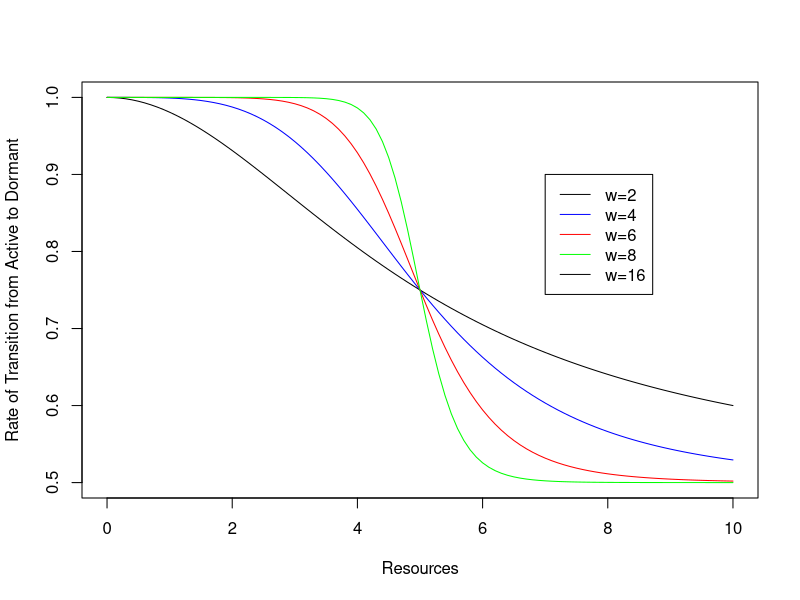
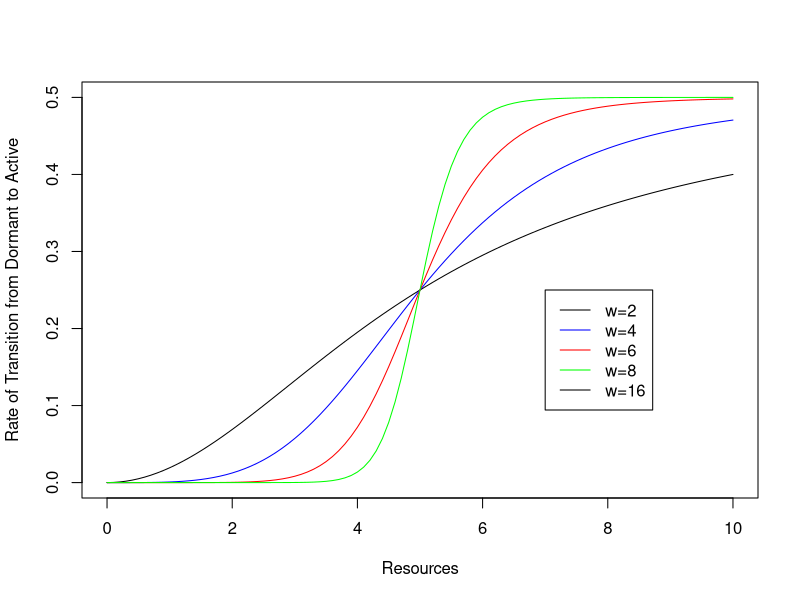
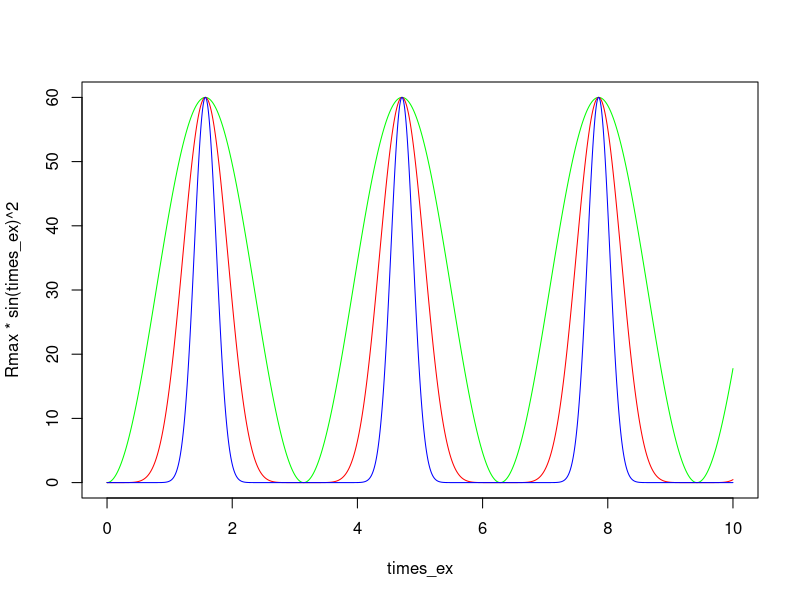
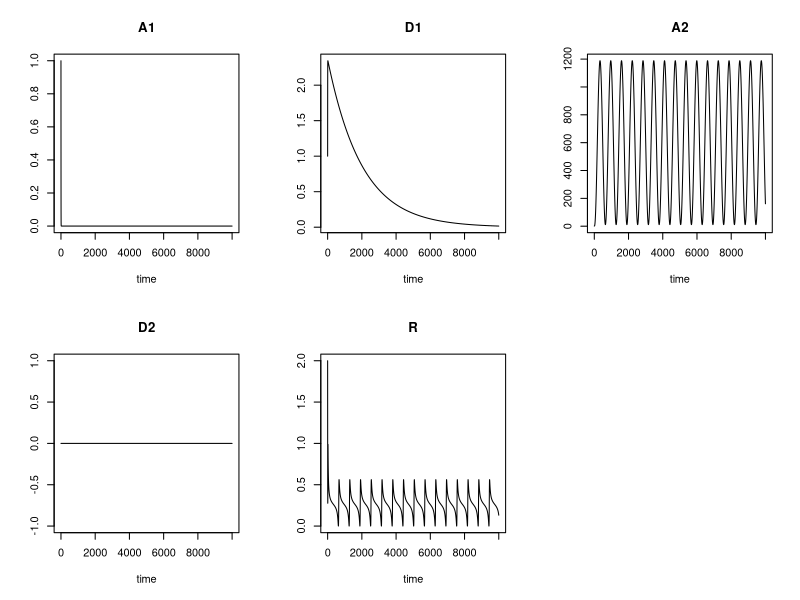
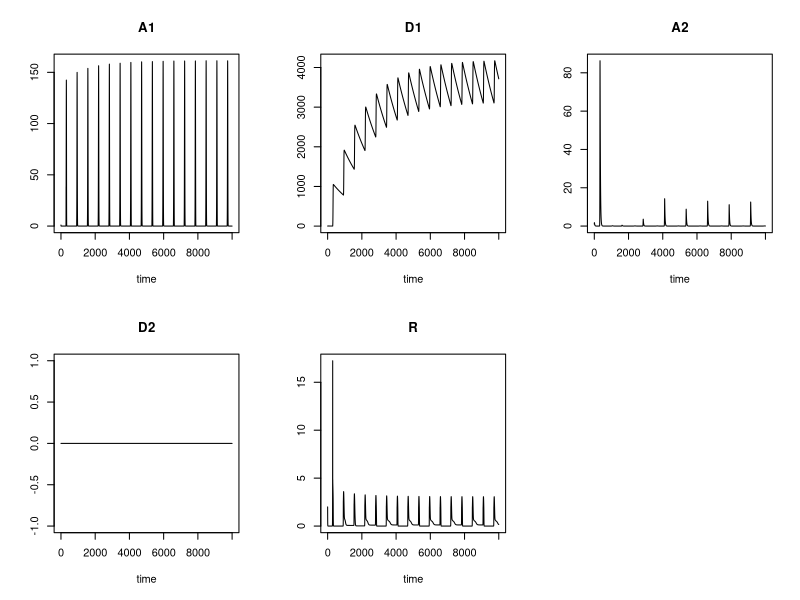
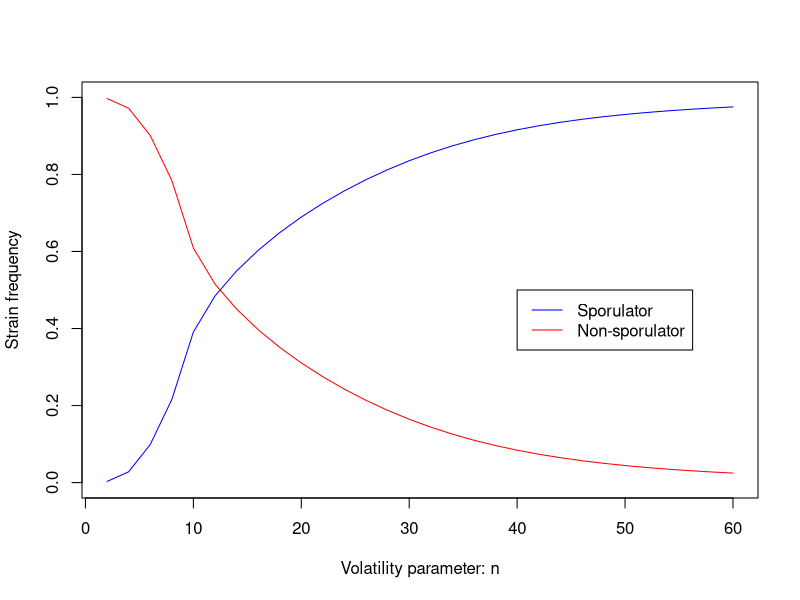

These figures' R source, in order: (Note: this script raises an error after producing the figures.)
#Clear environment
rm(list=ls())
#Necessary libraries
library(deSolve)

#Define dormancy and competition model. The differential equation is a function
#of time, a vector of state variables (y), and parameters
Dorm = function(t,y,params){
  #Tell R what the 5 state variables are.
  A1 = y[1]; D1 = y[2]; A2 = y[3]; D2 = y[4]; R = y[5];
  with(
    as.list(params),
{
  #Define the equation governing the rate of change of each state variable
  dA1 = e*cmax*A1*R/(R+h)-rad1*(1-R^w/(R^w+K1^w))*A1+rda1*R^w/(R^w+K1^w)*D1-mA*A1
  dD1 = rad1*(1-R^w/(R^w+K1^w))*A1-rda1*R^w/(R^w+K1^w)*D1-mD*D1
  dA2 = e*cmax*A2*R/(R+h)-rad2*(1-R^w/(R^w+K2^w))*A2+rda2*R^w/(R^w+K2^w)*D2-mA*A2
  dD2 = rad2*(1-R^w/(R^w+K2^w))*A2-rda2*R^w/(R^w+K2^w)*D2-mD*D2
  
  #Resource influx oscillates through time. A peak in resource influx occurs 
  #every few hundred time units
  dR = Rmax*sin(t/200)^n-cmax*A1*R/(R+h)-cmax*A2*R/(R+h)
  res = c(dA1,dD1,dA2,dD2,dR)
  list(res)
}
  )
}

#Explanation of parameters and values used

#Efficiency of converting resources to bacteria
e = 1

#Maximum consumption rate of resources by bacteria
cmax = 1

#Half-saturation constant of resource uptake by bacteria
h = 5

#Maximum rate at which active bacteria of strain i transition to dormancy.
#Strain w does not exhibit dormancy under these parameters.
rad1 = 0.5
rad2 = 0

#Maximum rate at which dormant bacteria of strain i resuscitate
rda1 = 0.1
rda2 = 0

#Steepness of transition rate's dependence on resources
w = 5

#Half-saturation constant for transition from active to dormant 
#or vice versa for genotype i
K1 = 5
K2 = 5 

#Example plot showing the effect of this m parameter
#Example vector of resources
R1 = seq(from=0,to=10,by=0.1)

plot(R1,1-rad1*R1^2/(R1^2+K1^2),type="l",ylim=c(.5,1),xlab="Resources",ylab="Rate of Transition from Active to Dormant")
points(R1,1-rad1*R1^4/(R1^4+K1^4),type="l",col="blue")
points(R1,1-rad1*R1^8/(R1^8+K1^8),type="l",col="red")
points(R1,1-rad1*R1^16/(R1^16+K1^16),type="l",col="green")
legend(7,.9,lty=1,col=c("black","blue","red","green"),legend=c("w=2","w=4","w=6","w=8","w=16"))

plot(R1,rad1*R1^2/(R1^2+K1^2),type="l",ylim=c(0,.5),xlab="Resources",ylab="Rate of Transition from Dormant to Active")
points(R1,rad1*R1^4/(R1^4+K1^4),type="l",col="blue")
points(R1,rad1*R1^8/(R1^8+K1^8),type="l",col="red")
points(R1,rad1*R1^16/(R1^16+K1^16),type="l",col="green")
legend(7,.25,lty=1,col=c("black","blue","red","green"),legend=c("w=2","w=4","w=6","w=8","w=16"))

#Background mortality rate of active bacteria or dormant bacteria
mA = 0.05
mD = 0.0005

#Maximum rate of inflow of resources
Rmax = 60


#This parameter determines the sharpness of resources influx peaks. This parameter
#should be even so that sin(t/200)^n is always non-negative and thus resource influx
#is never negative.
n = 4

#Plot to show the effect of the parameter n
#Example time series
times_ex = seq(from=0,to=10,by=.001)

par(mfrow=c(1,1))
plot(times_ex,Rmax*sin(times_ex)^2,type="l",col="green")
points(times_ex,Rmax*sin(times_ex)^8,type="l",col="red")
points(times_ex,Rmax*sin(times_ex)^32,type="l",col="blue")

#Define a vector of time values over which to simulate
times=seq(from=0,to=10000,by=1)


#Simulate the model. These simulations took about 6 minutes on my computer
Dorm_output1=ode(c(A1=1,D1=1,A2=1,D2=0,R=2),times,Dorm,
                c(e,cmax,h,rad1,rad2,rda1,rda2,w,K1,K2,mA,mD,Rmax,n=2),
                method="lsoda")
plot(Dorm_output1)

Dorm_output2=ode(c(A1=1,D1=1,A2=1,D2=0,R=2),times,Dorm,
                c(e,cmax,h,rad1,rad2,rda1,rda2,w,K1,K2,mA,mD,Rmax,n=500),
                method="lsoda")
plot(Dorm_output2)

#These two plots above show that the non-sporulating strain wins competition when
#n=2 while the sporulating strain wins competition when n=500

#Here I create a simulation-bifurcation diagram of the system by repeatedly 
#simulating with different n values

#Create array to hold results
Dorm_output_bifurcation=array(NA,dim=c(length(times),6,30))

#Populate each layer of the array with the results of a single simulation
for(i in 1:30){
  Dorm_output_bifurcation[,,i]=ode(c(A1=1,D1=1,A2=1,D2=0,R=2),times,Dorm,
                                  c(e,cmax,h,rad1,rad2,rda1,rda2,w,K1,K2,mA,mD,Rmax,n=2*i),
                                  method="lsoda")
}

#Calculate the frequency of each genotype averaged over the last 1000 time units (10%) 
#for a given simulation
Frequency1=array(NA,dim=c(30))
Frequency2=array(NA,dim=c(30))
for(i in 1:30){
  Frequency1[i]=mean((Dorm_output_bifurcation[9000:1000,2,i]+Dorm_output_bifurcation[9000:1000,3,i])/(Dorm_output_bifurcation[9000:1000,2,i]+Dorm_output_bifurcation[9000:1000,3,i]+Dorm_output_bifurcation[9000:1000,4,i]+Dorm_output_bifurcation[9000:1000,5,i]))
  Frequency2[i]=mean((Dorm_output_bifurcation[9000:1000,4,i]+Dorm_output_bifurcation[9000:1000,5,i])/(Dorm_output_bifurcation[9000:1000,2,i]+Dorm_output_bifurcation[9000:1000,3,i]+Dorm_output_bifurcation[9000:1000,4,i]+Dorm_output_bifurcation[9000:1000,5,i]))
}

#Plot the n parameter vs strain frequency
par(mfrow=c(1,1))
plot(2*seq(1,30,1),Frequency1,type="l",col="blue",xlab="Volatility parameter: n",ylab="Strain frequency",ylim=c(0,1))
points(2*seq(1,30,1),Frequency2,type="l",col="red")
legend(40,.5,col=c("blue","red"),lty=1,legend=c("Sporulator","Non-sporulator"))


#Save plot as a pdf
pdf('figures/Sporulation_Competition.pdf', width = 6, height = 6, bg = "white")
plot(2*seq(1,30,1), Frequency1, type="l", col="blue", lwd = 2,
     xlab="Volatility parameter: n",
     ylab="Strain frequency",
     ylim=c(0,1))
points(2*seq(1,30,1), Frequency2, type="l", col="red", lwd = 2)
legend(35,.5, col=c("blue","red"), lty=1, lwd = c(2,2),
       legend=c("Sporulator","Non-sporulator"), bty = "n")
dev.off()
